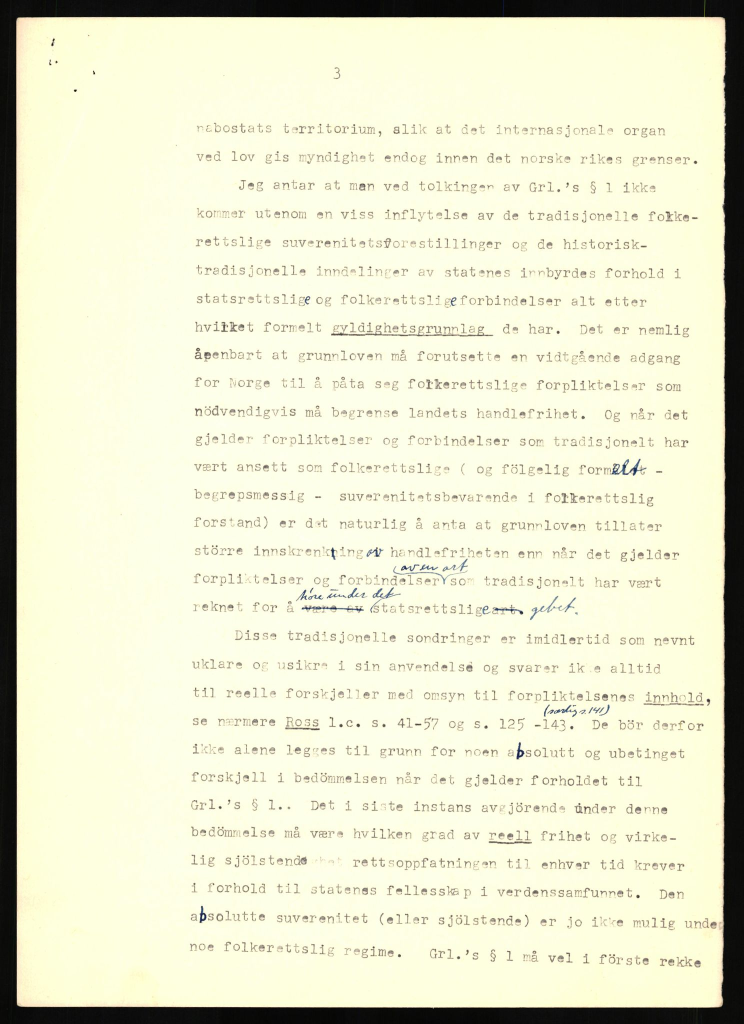
#> input picture db60044923000260.jpg, 1487 x 2048 px (shown at 1/2 size)
$ jupyter execute --allow-errors avai_case.ipynb
#> lines starting #> are read from the running program, lines starting #| are printed output that depends on the picture
#### Oppsett - kjør dette først!

[cell 1]
from asrtoolkit import cer, wer
import requests
import mimetypes
import cv2
import pytesseract

[cell 2]
img_path = './db60044923000260.jpg'

#> (a cell that did not finish here is left out)

[cell 4]
auth_token = '266575f8-aad9-457e-8cbf-f1d7223c2a51'

[cell 5]
from pathlib import Path
def download_urnid_from_da(urnid: str, destination_directory: str, auth_token: str):
    """
    Download the requested urnid to a specified directory
    Args:
        urnid (str): 16-character urnid
        destination_directory (str): path to directory to download image to
        auth_token (str): DA token to use for downloading
    """
    API_IMAGE_DOWNLOAD = 'https://media.digitalarkivet.no/api/v1/image/{}'
    response = requests.get(f'{API_IMAGE_DOWNLOAD.format(urnid)}.jpg', headers={'auth-token': auth_token})
    extension = mimetypes.guess_extension(response.headers['Content-Type'].split(';')[0])
    destination_directory = Path(destination_directory)
    destination_directory.mkdir(exist_ok=True)
    output_file_path = (destination_directory / urnid).with_suffix(extension)
    with open(output_file_path, 'wb') as f:
        f.write(response.content)
    return str(output_file_path)

### Del 1:
Definer funksjonen `ocr_file`:

[cell 6]
def ocr_file(img_path: str, use_roi: bool = False,
             x: int = 0, y: int = 0, width: int = 0, height: int = 0,
             grayscale: bool = False) -> str:
    # Load image with OpenCV
#> called with img_path = './db60044923000260.jpg', use_roi = True, x = 350, y = 200, width = 1100, height = 2048, grayscale = True
    img = cv2.imread(img_path)
#> img is the input picture: shape (2048, 1487, 3); mean B, G, R 205, 230.7, 230.5

    if use_roi:
        # Define region of interest (ROI) x,y,w,h
        # Crop the image to ROI
        roi = img[y:y+height, x:x+width]
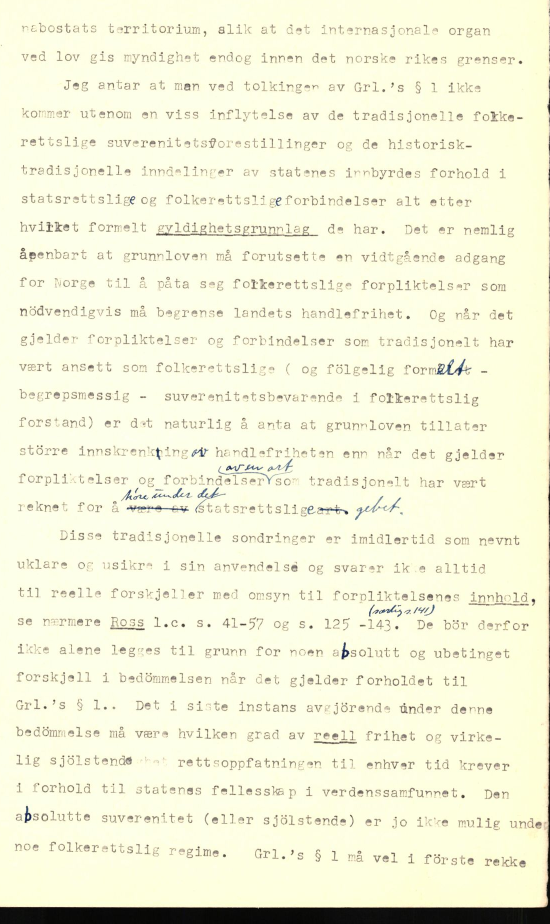
#> roi: shape (1848, 1100, 3) (shown at 1/2 size); mean B, G, R 217.3, 243.1, 242.9
        img = roi

    if grayscale:
        # Convert cropped image to grayscale
        img = cv2.cvtColor(img, cv2.COLOR_BGR2GRAY)
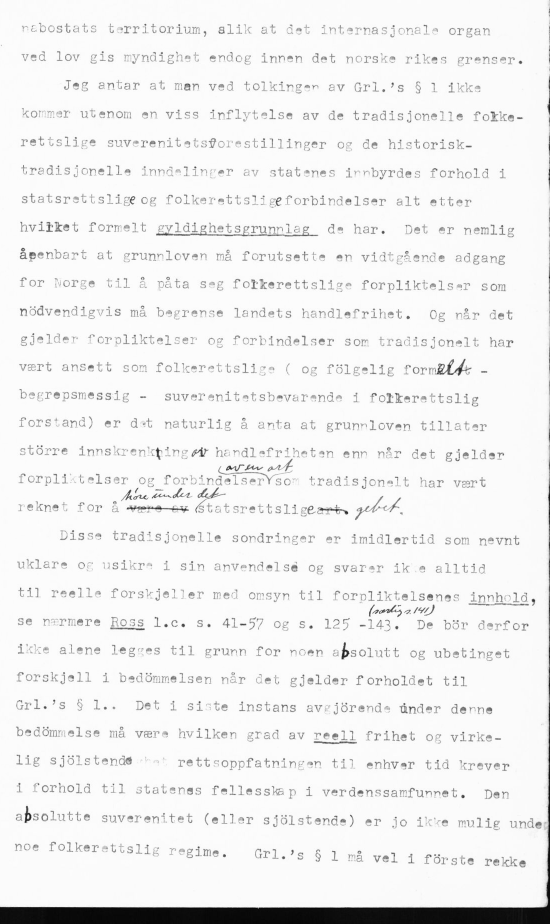
#> img: shape (1848, 1100) (shown at 1/2 size); min 1, max 255, mean 240.1

    # Extract text from image
    raw_text = pytesseract.image_to_string(img, config='--psm 6 -l nor')

    return raw_text

Kjør disse cellene for å evaluere:

#> (a cell that did not finish here is left out)

#> (a cell that did not finish here is left out)

#> (a cell that did not finish here is left out)

### Del 2
Filen 127588_urnids.txt er en liste over urnid-er, eller pekere til bildefiler. Disse kan brukes opp mot API-et til Digitalarkivet for å hente ut bilder med funksjonen `download_urnid_from_da`, som du har fått i starten. Funksjonen tar inn en urnid og returnerer banen som bildet er lastet ned til.

#> (a cell that did not finish here is left out)

#> (a cell that did not finish here is left out)

Bruk denne listen sammen med `download_urnid_from_da`, som du fikk, og `ocr_file`, som du har definert, til å lage et korpus over alle dokumentene i denne kilden. Kjør noe NLP på dette som du mener kan være interessant.

#> (a cell that did not finish here is left out)

#> call 2 of ocr_file, with img_path = 'images/db60044923000011.jpg', use_roi = False, x = 0, y = 0, width = 0, height = 0, grayscale = False
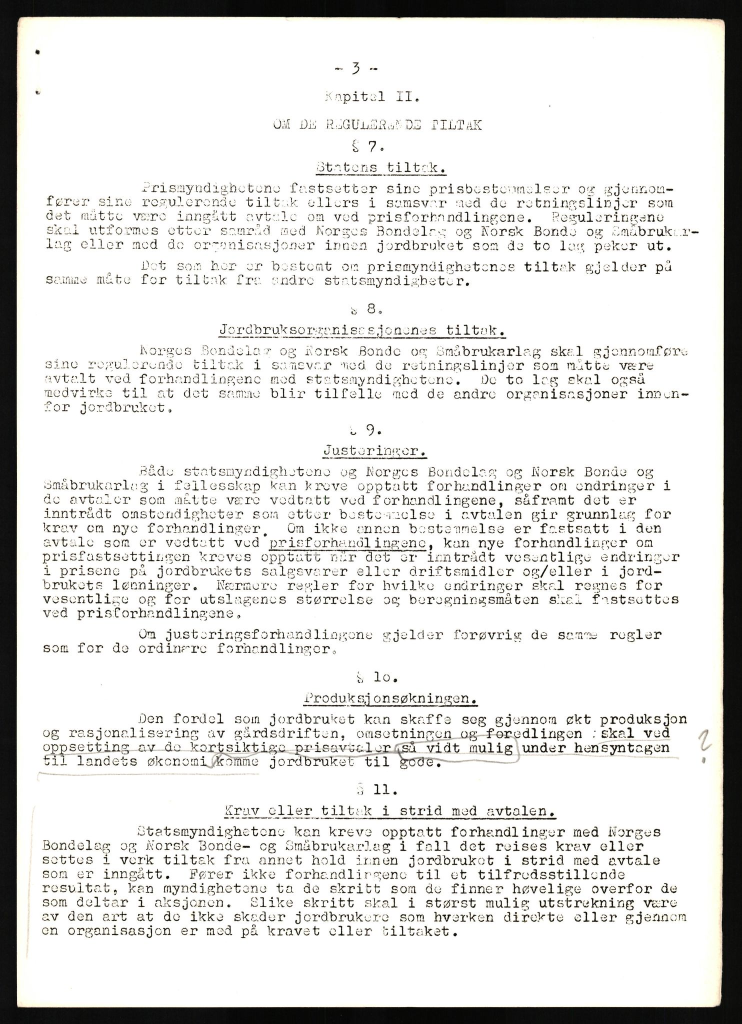
#> input picture images/db60044923000011.jpg, 1484 x 2048 px (shown at 1/2 size)
#> in ocr_file, img is the input picture: shape (2048, 1484, 3); mean B, G, R 222, 223.7, 224
